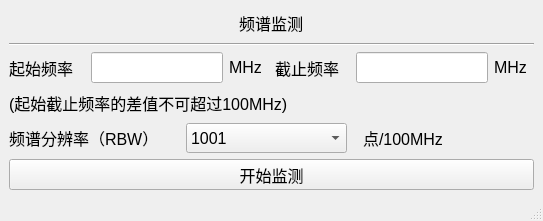
<?xml version="1.0" encoding="UTF-8"?>
<ui version="4.0">
 <class>MainWindow</class>
 <widget class="QMainWindow" name="MainWindow">
  <property name="geometry">
   <rect>
    <x>0</x>
    <y>0</y>
    <width>543</width>
    <height>221</height>
   </rect>
  </property>
  <property name="windowTitle">
   <string>频谱监测</string>
  </property>
  <property name="windowIcon">
   <iconset resource="icon/ziyuan.qrc">
    <normaloff>:/图标/ooopic_1521110980.ico</normaloff>:/图标/ooopic_1521110980.ico</iconset>
  </property>
  <widget class="QWidget" name="centralwidget">
   <layout class="QVBoxLayout" name="verticalLayout">
    <item alignment="Qt::AlignHCenter">
     <widget class="QLabel" name="label">
      <property name="font">
       <font>
        <pointsize>12</pointsize>
       </font>
      </property>
      <property name="text">
       <string>频谱监测</string>
      </property>
     </widget>
    </item>
    <item>
     <widget class="Line" name="line">
      <property name="orientation">
       <enum>Qt::Horizontal</enum>
      </property>
     </widget>
    </item>
    <item>
     <layout class="QGridLayout" name="gridLayout">
      <item row="0" column="0">
       <widget class="QLabel" name="label_2">
        <property name="maximumSize">
         <size>
          <width>100</width>
          <height>16777215</height>
         </size>
        </property>
        <property name="font">
         <font>
          <pointsize>12</pointsize>
         </font>
        </property>
        <property name="text">
         <string>起始频率</string>
        </property>
       </widget>
      </item>
      <item row="0" column="1">
       <widget class="QLineEdit" name="lineEdit">
        <property name="minimumSize">
         <size>
          <width>132</width>
          <height>31</height>
         </size>
        </property>
        <property name="maximumSize">
         <size>
          <width>132</width>
          <height>31</height>
         </size>
        </property>
        <property name="font">
         <font>
          <pointsize>12</pointsize>
         </font>
        </property>
       </widget>
      </item>
      <item row="0" column="2">
       <widget class="QLabel" name="label_4">
        <property name="maximumSize">
         <size>
          <width>40</width>
          <height>16777215</height>
         </size>
        </property>
        <property name="font">
         <font>
          <pointsize>12</pointsize>
         </font>
        </property>
        <property name="text">
         <string>MHz</string>
        </property>
       </widget>
      </item>
      <item row="0" column="3">
       <widget class="QLabel" name="label_3">
        <property name="maximumSize">
         <size>
          <width>100</width>
          <height>16777215</height>
         </size>
        </property>
        <property name="font">
         <font>
          <pointsize>12</pointsize>
         </font>
        </property>
        <property name="text">
         <string>截止频率</string>
        </property>
       </widget>
      </item>
      <item row="0" column="4">
       <widget class="QLineEdit" name="lineEdit_2">
        <property name="minimumSize">
         <size>
          <width>132</width>
          <height>31</height>
         </size>
        </property>
        <property name="maximumSize">
         <size>
          <width>132</width>
          <height>31</height>
         </size>
        </property>
        <property name="font">
         <font>
          <pointsize>12</pointsize>
         </font>
        </property>
       </widget>
      </item>
      <item row="0" column="5">
       <widget class="QLabel" name="label_5">
        <property name="maximumSize">
         <size>
          <width>40</width>
          <height>16777215</height>
         </size>
        </property>
        <property name="font">
         <font>
          <pointsize>12</pointsize>
         </font>
        </property>
        <property name="text">
         <string>MHz</string>
        </property>
       </widget>
      </item>
     </layout>
    </item>
    <item>
     <widget class="QLabel" name="label_6">
      <property name="font">
       <font>
        <pointsize>12</pointsize>
       </font>
      </property>
      <property name="text">
       <string>(起始截止频率的差值不可超过100MHz)</string>
      </property>
     </widget>
    </item>
    <item>
     <layout class="QGridLayout" name="gridLayout_2">
      <item row="0" column="0" alignment="Qt::AlignLeft">
       <widget class="QLabel" name="label_7">
        <property name="maximumSize">
         <size>
          <width>171</width>
          <height>31</height>
         </size>
        </property>
        <property name="font">
         <font>
          <pointsize>12</pointsize>
         </font>
        </property>
        <property name="text">
         <string>频谱分辨率（RBW）</string>
        </property>
       </widget>
      </item>
      <item row="0" column="1" alignment="Qt::AlignLeft">
       <widget class="QComboBox" name="comboBox">
        <property name="minimumSize">
         <size>
          <width>161</width>
          <height>30</height>
         </size>
        </property>
        <property name="maximumSize">
         <size>
          <width>161</width>
          <height>30</height>
         </size>
        </property>
        <property name="font">
         <font>
          <pointsize>12</pointsize>
         </font>
        </property>
        <item>
         <property name="text">
          <string>1001</string>
         </property>
        </item>
        <item>
         <property name="text">
          <string>5001</string>
         </property>
        </item>
        <item>
         <property name="text">
          <string>10001</string>
         </property>
        </item>
        <item>
         <property name="text">
          <string>30001</string>
         </property>
        </item>
       </widget>
      </item>
      <item row="0" column="2" alignment="Qt::AlignLeft">
       <widget class="QLabel" name="label_8">
        <property name="maximumSize">
         <size>
          <width>91</width>
          <height>31</height>
         </size>
        </property>
        <property name="font">
         <font>
          <pointsize>12</pointsize>
         </font>
        </property>
        <property name="text">
         <string>点/100MHz</string>
        </property>
       </widget>
      </item>
     </layout>
    </item>
    <item>
     <widget class="QPushButton" name="pushButton_1">
      <property name="minimumSize">
       <size>
        <width>0</width>
        <height>31</height>
       </size>
      </property>
      <property name="maximumSize">
       <size>
        <width>16777215</width>
        <height>31</height>
       </size>
      </property>
      <property name="font">
       <font>
        <pointsize>12</pointsize>
       </font>
      </property>
      <property name="text">
       <string>开始监测</string>
      </property>
     </widget>
    </item>
   </layout>
  </widget>
  <widget class="QStatusBar" name="statusbar"/>
 </widget>
 <resources>
  <include location="icon/ziyuan.qrc"/>
 </resources>
 <connections/>
</ui>
